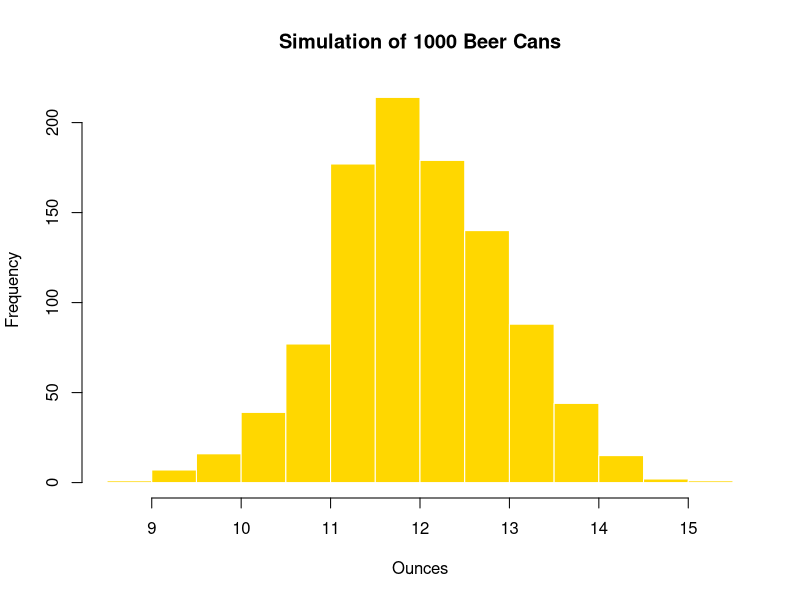

R code for this plot:
# (i) Probability less than 11
pnorm(11, mean = 12, sd = 1)

# (ii) Probability more than 12.5
1 - pnorm(12.5, mean = 12, sd = 1)

# (iii) Probability between 10.5 and 11.5
pnorm(11.5, mean = 12, sd = 1) - pnorm(10.5, mean = 12, sd = 1)

# (iv) Simulate 1000 selections and plot histogram
sim_data <- rnorm(1000, mean = 12, sd = 1)
hist(sim_data, main="Simulation of 1000 Beer Cans", 
     xlab="Ounces", col="gold", border="white")
